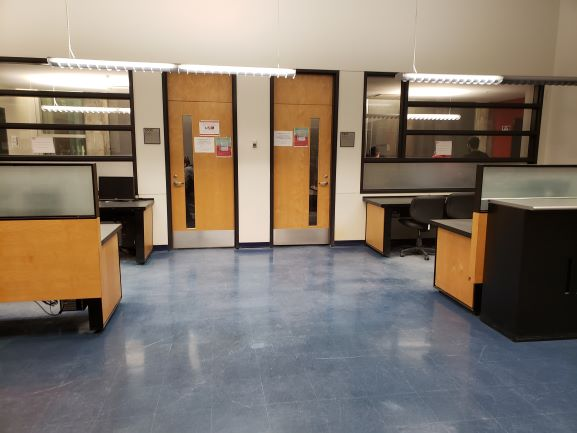
#> input picture Assignment_2/left_.jpg, 577 x 433 px
$ jupyter execute --allow-errors stitching.ipynb   (older library calls are emulated)
#> lines starting #> are read from the running program, lines starting #| are printed output that depends on the picture
[cell 1]
import cv2
import numpy as np
from matplotlib import pyplot as plt
import random
import math

[cell 2]
def warpPerspectivePadded(
        imgl, H, imgr_shape):
    """Performs an affine or Euclidean/rigid warp with padding.
    Parameters
    ----------
    imgl : image to be warped i.e. left image
    imgr : shape of static image i.e. shape of central image
    M : `3x3` Homography matrix.
    Returns
    -------
    src_warped : padded and warped source image
    """

    src = imgl
    dst_shape = imgr_shape
    M = H

    # it is enough to find where the corners of the image go to find
    # the padding bounds; points in clockwise order from origin
    _, src_w = src.shape[:2]
    lin_pts = np.array([
        [0, src_w],
        [0, 0],
        [1, 1]])
    # transform points
    transf_lin_pts = M.dot(lin_pts) #M[:, :2].dot(lin_pts) + M[:, 2].reshape(3, 1)
    transf_lin_pts /= transf_lin_pts[-1:,:]

    # find min and max points
    min_x = np.floor(np.min(transf_lin_pts)).astype(int)
    max_x = np.ceil(np.max(transf_lin_pts)).astype(int)

    # add translation to the transformation matrix to shift to positive values
    anchor_x = 0
    transl_transf = np.eye(3,3)
    if min_x < 0:
        anchor_x = -min_x
        transl_transf[0,2] = anchor_x

    shifted_transf = transl_transf.dot(M)
    shifted_transf /= shifted_transf[2,2]

    # create padded destination image
    dst_h, dst_w,_ = dst_shape
    dst_pad_w = anchor_x + max(max_x, dst_w)
    src_warped = cv2.warpPerspective(src, shifted_transf, (dst_pad_w, dst_h), borderMode=cv2.BORDER_CONSTANT, borderValue=0)
    return src_warped

[cell 3]
# Read images to stitch
img1 = cv2.imread('left_.jpg')
#> img1 is the input picture: shape (433, 577, 3); mean B, G, R 110.2, 122.5, 134.3
img2 = cv2.imread('center_.jpg')
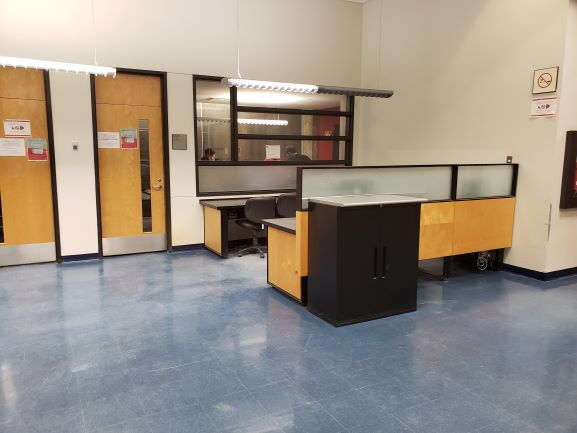
#> input picture Assignment_2/center_.jpg, 577 x 433 px
#> img2 is the input picture: shape (433, 577, 3); mean B, G, R 133.8, 145.2, 155.4
img3 = cv2.imread('right_.jpg')
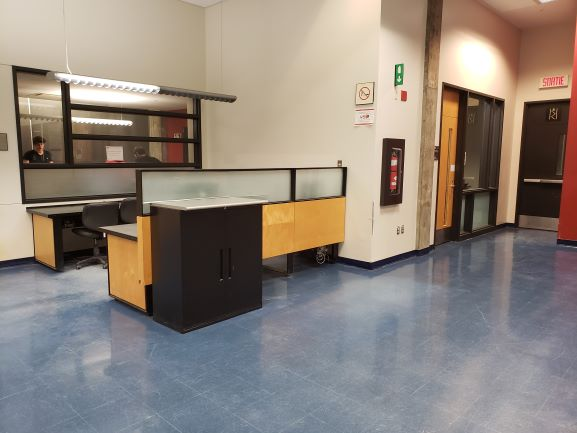
#> input picture Assignment_2/right_.jpg, 577 x 433 px
#> img3 is the input picture: shape (433, 577, 3); mean B, G, R 122.6, 131.9, 142.7

#convert images from BGR to RGB
img1 = cv2.cvtColor(img1, cv2.COLOR_BGR2RGB)
img2 = cv2.cvtColor(img2, cv2.COLOR_BGR2RGB)
img3 = cv2.cvtColor(img3, cv2.COLOR_BGR2RGB)

#get image dimensions
h1, w1, _ = img1.shape
#> h1 = 433; w1 = 577
h2, w2, _ = img2.shape
#> h2 = 433; w2 = 577
h3, w3, _ = img3.shape
#> h3 = 433; w3 = 577

#### compute SIFT keypoints and corresponding descriptors for left and center images

[cell 4]
# Compute keypoints and descriptors
sift_obj = cv2.xfeatures2d.SIFT_create()
keypoints_1, descriptors_1 = sift_obj.detectAndCompute(img1, None)
#> keypoints_1 = 550 keypoints; strongest (x, y, size): (410, 116, 4.8), (455, 117, 4.9), (405, 86, 6.5), (130, 72, 3.9)
keypoints_2, descriptors_2 = sift_obj.detectAndCompute(img2, None)
#> keypoints_2 = 396 keypoints; strongest (x, y, size): (233, 90, 5.9), (515, 167, 5.3), (284, 122, 4.2), (243, 120, 8.1)

#### Find matching keypoints in two images and display the 20 best pairs

[cell 5]
# create BFMatcher object
bf = cv2.BFMatcher()

# Match descriptors.
matches = bf.match(descriptors_1,descriptors_2)
#> matches = 550 matches

# Sort them in the order of their distance.
matches = sorted(matches, key = lambda x:x.distance)

# Draw keypoints
imgmatch = cv2.drawMatches(img1,keypoints_1,img2,keypoints_2, matches[:20], img1, flags=2)
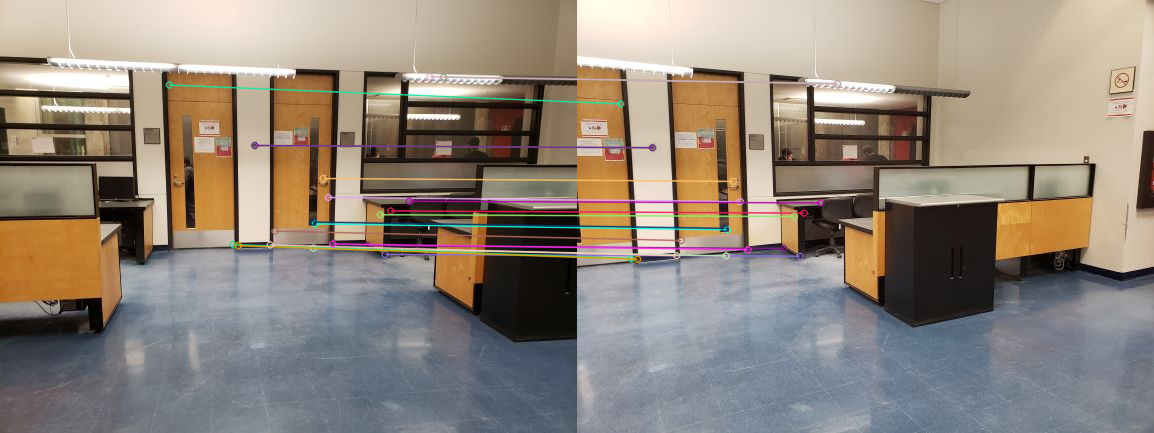
#> imgmatch: shape (433, 1154, 3); mean R, G, B 145.5, 134.5, 123.3

plt.figure(figsize=(20,20))
plt.subplot(211)
plt.imshow(imgmatch)
plt.title("Matched Keypoints"), plt.xticks([]), plt.yticks([])

#### Find homography using custom RANSAC method and apply warpPerspectivePadded method to left image

[cell 6]
def RANSAC(mpl, mpr, N, acc):
    mpls = []
    mprs = []

    #random.seed(3)

    for i in range(N):
        rand = random.randrange(len(mpr))
        l = [mpl[rand]]
        r = [mpr[rand]]
        for i in range(5):
            rand = random.randrange(len(mpr))
            l.append(mpl[rand])
            r.append(mpr[rand])
        mpls.append(l)
        mprs.append(r)

    mpls = np.asarray(mpls)
    mprs = np.asarray(mprs)

    max_inliers = 0
    max_pos = 0

    #while(max_inliers < 100):
    for i in range(N):
        h, __ = cv2.findHomography(mpls[i], mprs[i], method=0)
        inliers = 0
        for k in range(len(mpl)):
            point = mpr[k]
            projectedPoint = np.matmul(h, np.append(mpl[k], [1]).transpose())
            distance = math.sqrt(((point[0]-projectedPoint[0])**2)+((point[1]-projectedPoint[1])**2))
            if distance < acc:
                inliers += 1
        if inliers > max_inliers:
            max_inliers = inliers
            max_pos = i
    #    acc += 1

    print("Found " + str(max_inliers) + " inliers with an accuracy of " + str(acc))

    h, __ = cv2.findHomography(mpls[max_pos], mprs[max_pos], method=0)

    mpli = []
    mpri = []

    for k in range(len(mpl)):
            point = mpr[k]
            projectedPoint = np.matmul(h, np.append(mpl[k], [1]).transpose())
            distance = math.sqrt(((point[0]-projectedPoint[0])**2)+((point[1]-projectedPoint[1])**2))
            if distance < acc:
                mpli.append(mpl[k])
                mpri.append(mpr[k])

    mpli = np.asarray(mpli)
    mpri = np.asarray(mpri)

    H, __ = cv2.findHomography(mpli, mpri, method=0)

    return H


# Arrange matching keypoints in two separate lists
GoodMatches = []
for i, m in enumerate(matches):
    if m.distance < 1000:
        GoodMatches.append((m.trainIdx, m.queryIdx))
#> after the loop, GoodMatches = 550 pairs, first value 0 to 395, second value 0 to 549

mp2 = np.float32([keypoints_2[i].pt for (i, __) in GoodMatches])
#> mp2 = 550 pairs, first value 3.96 to 573.8, second value 66.57 to 402.9
mp1 = np.float32([keypoints_1[i].pt for (__, i) in GoodMatches])
#> mp1 = 550 pairs, first value 6.58 to 572.5, second value 46.44 to 418.3

print(len(mp2), len(mp1))
#| 550 550

# We shift all the points in the right image over as they are on smaller canvas
for i in range(len(mp2)):
    mp2[i][0] += img2.shape[1]
#> after the loop, mp2 = 550 pairs, first value 581 to 1150.8, second value 66.57 to 402.9


#find homography
#M, _ = cv2.findHomography(mp1, mp2, cv2.RANSAC, 5)
M = RANSAC(mp2, mp1, 500, 80)
#> the loop in RANSAC, `for i in range(N):` made 500 passes
#> after the loop in RANSAC, `for i in range(N):`: mpls = 500 items
#> after the loop in RANSAC, `for i in range(N):`: max_inliers = 197; max_pos = 67
#| Found 197 inliers with an accuracy of 80
#> in RANSAC, `h, __ = cv2.findHomography(mpls[max_pos], mprs[max_pos], method=0)`: h = [[1, -0.386, -300.5], [0.00478, 0.948, 8.23], [6.49e-05, -0.000139, 1]]
#> the loop in RANSAC, `for k in range(len(mpl)):` made 550 passes
#> (point, projectedPoint, distance) on passes 1 to 3: ([327.9, 196.9], [364.1, 202.3, 1.02], 36.63), ([274.5, 230.6], [290, 239, 1.01], 17.57), ([367.1, 245.1], [389.5, 247.1, 1.02], 22.43)
#> after the loop in RANSAC, `for k in range(len(mpl)):`: mpli = 197 pairs, first value 585 to 940.2, second value 69.12 to 402.9; mpri = 197 pairs, first value 202.5 to 556.3, second value 71.66 to 418.3
#> in RANSAC, `H, __ = cv2.findHomography(mpli, mpri, method=0)`: H = [[0.549, -0.105, -142], [-0.0539, 0.676, 45.24], [-0.000356, -7.81e-05, 1]]
#> M has the same summary as H in RANSAC


print(img2.shape)
#| (433, 577, 3)
print(w1+w2)
#| 1154
print(h2)
#| 433
# Apply transformation to left image
#warped = cv2.warpPerspective(img1, M, (w1 + w2, h2))(h2, w1+w2, 3)
warped = warpPerspectivePadded(img1, M, img2.shape)
#> in warpPerspectivePadded, `M = H`: M has the same summary as H in RANSAC
#> in warpPerspectivePadded, `transf_lin_pts = M.dot(lin_pts)`: transf_lin_pts = [[-142, 174.9], [45.24, 14.12], [1, 0.795]]
#> in warpPerspectivePadded, `transf_lin_pts /= transf_lin_pts[-1:,:]`: transf_lin_pts = [[-142, 220.1], [45.24, 17.77], [1, 1]]
#> in warpPerspectivePadded, `min_x = np.floor(np.min(transf_lin_pts)).astype(int)`: min_x = -143
#> in warpPerspectivePadded, `max_x = np.ceil(np.max(transf_lin_pts)).astype(int)`: max_x = 221
#> in warpPerspectivePadded, `anchor_x = -min_x`: anchor_x = 143
#> in warpPerspectivePadded, `shifted_transf = transl_transf.dot(M)`: shifted_transf = [[0.498, -0.117, 0.952], [-0.0539, 0.676, 45.24], [-0.000356, -7.81e-05, 1]]
#> in warpPerspectivePadded, `dst_pad_w = anchor_x + max(max_x, dst_w)`: dst_pad_w = 720
#> in warpPerspectivePadded, `src_warped = cv2.warpPerspective(src, shifted_transf, (dst_pad_w, dst_..`:
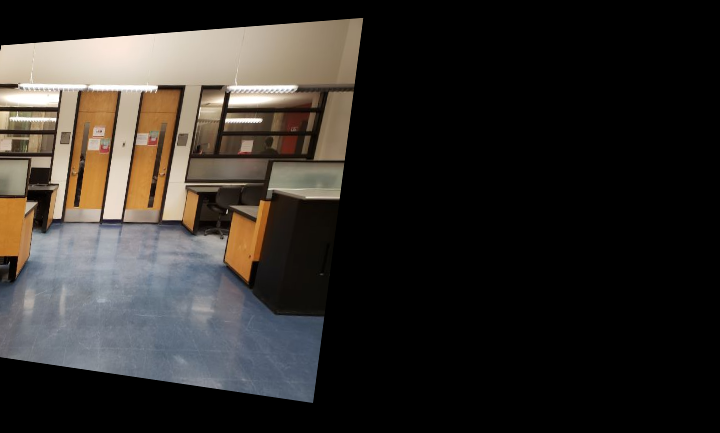
#> src_warped: shape (433, 720, 3); mean R, G, B 49.2, 45.3, 41.3

plt.figure(figsize=(7,7))
plt.imshow(warped)
plt.title("Warped Img1"), plt.axis('off')
plt.show()

#### stitch images together using pyramid blend

[cell 7]
def pyramid_blend(A, B):

    levels = 1

    # Generate Gaussian pyramid for A and B
    gp_A = [A.copy()]
    for i in range(levels):
        gp_A.append(cv2.pyrDown(gp_A[-1]))


    # Generate Gaussian pyramid for B
    gp_B = [B.copy()]
    for i in range(levels):
        gp_B.append(cv2.pyrDown(gp_B[-1]))

    # Generate Laplacian Pyramids for A
    lp_A  = [gp_A[levels-1]]
    for i in range(levels-1, 0, -1):
        hA, wA, _ = gp_A[i-1].shape
        GE = cv2.pyrUp(gp_A[i], dstsize=(wA, hA))
        L = cv2.subtract(gp_A[i-1], GE)
        lp_A.append(L)


    # Generate Laplacian Pyramids B
    lp_B  = [gp_B[levels-1]]
    for i in range(levels-1, 0, -1):
        hB, wB, _ = gp_B[i-1].shape
        GE = cv2.pyrUp(gp_B[i], dstsize=(wB, hB))
        L = cv2.subtract(gp_B[i-1], GE)
        lp_B.append(L)

    # Blend images at each level
    LS = []
    for la, lb in zip(lp_A, lp_B):
        ls = np.hstack((la, lb))
        LS.append(ls)

    # now reconstruct
    ls_ = LS[0]
    for i in range(1, levels):
        h, w, _ = LS[i].shape
        ls_ = cv2.pyrUp(blend, dstsize=(w, h))
        ls_ = cv2.add(blend, LS[i])

    return ls_.astype(np.uint8)

# Stitch warped hill1 and hill2 using pyramid blending
img_A = warped[:, :w1]
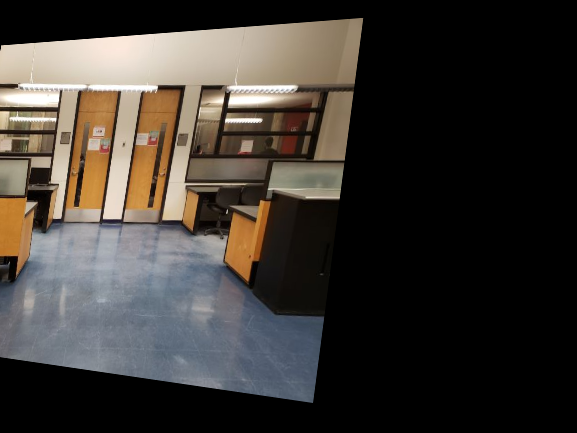
#> img_A: shape (433, 577, 3); mean R, G, B 61.4, 56.5, 51.6
img_B = img2
img_12 = pyramid_blend(img_A, img_B)
#> after the loop in pyramid_blend, `for i in range(levels):`: gp_A = 2 items
#> after the loop in pyramid_blend, `for i in range(levels-1, 0, -1):`: lp_A = 1 item
#> the loop in pyramid_blend, `for la, lb in zip(lp_A, lp_B):` made 1 pass
#> pass 1, in pyramid_blend, `ls = np.hstack((la, lb))`:
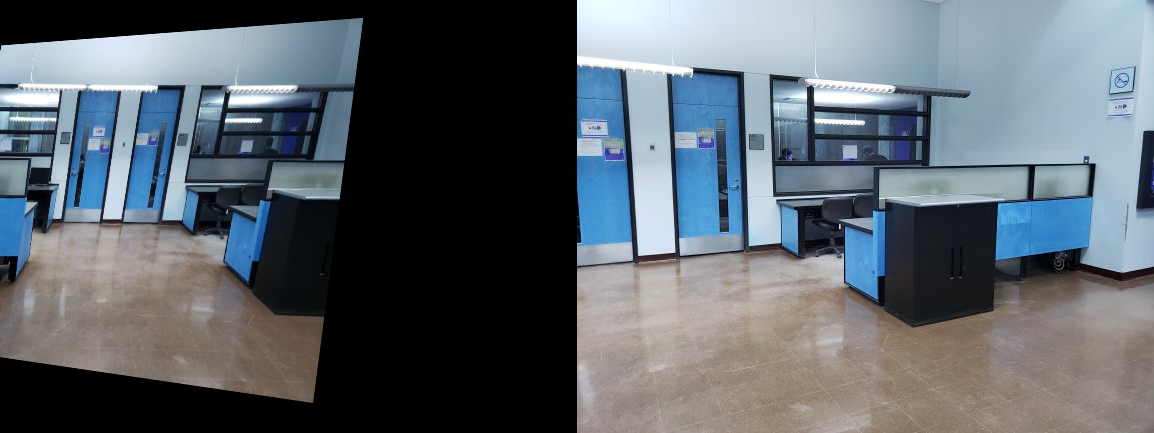
#> ls: shape (433, 1154, 3); mean of channels 0, 1, 2 108.4, 100.9, 92.7; drawn as B, G, R
h12, w12, _ = img_12.shape
#> h12 = 433; w12 = 1154

# Display hill12
plt.figure(figsize=(20,5))
plt.imshow(img_12)
plt.title('Image 12 panorama with pyramid blending'), plt.axis('off')
plt.show()

#### Computer SURF keypoints and corresponding descriptors for stitched image and right image

#> (a cell that did not finish here is left out)

#### Find matching keypoints in two images and display the 20 best pairs

#> (a cell that did not finish here is left out)

#### Find homography using custom RANSAC method and apply warpPerspectivePadded method to right image

[cell 10]
# Arrange matching keypoints in two separate lists
GoodMatches = []
for i, m in enumerate(matches):
    if m.distance < 1000:
        GoodMatches.append((m.trainIdx, m.queryIdx))

#> (the rest of this cell did not finish here and is left out)

#### Apply linear blending and display final image

[cell 11]
def linear_blend(i_width, r_width, r_index, start, end):

    res = np.zeros(i_width).astype(np.float)
    step = (end - start) / (r_width - 1)

    idx = r_index - r_width
    for i in range(r_width):
        res[idx] = start + step * i
        idx += 1
    res[idx:] = 1
    return res


# Stitch img12 and warped img3
img_A = np.zeros((h12, w12 + w3, 3)).astype(np.uint8)
img_A[:, :w12, :] = img_12
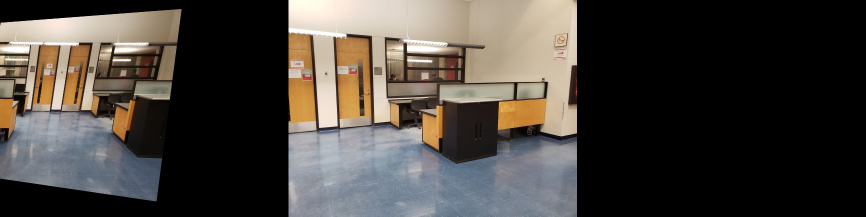
#> img_A: shape (433, 1731, 3) (shown at 1/2 size); mean R, G, B 72.3, 67.2, 61.8
img_B = warped
alpha = linear_blend(img_A.shape[1], 50, w12, 0, 1)
#> alpha = 1731 values from 0 to 1

# Blend
#> (the rest of this cell did not finish here and is left out)
